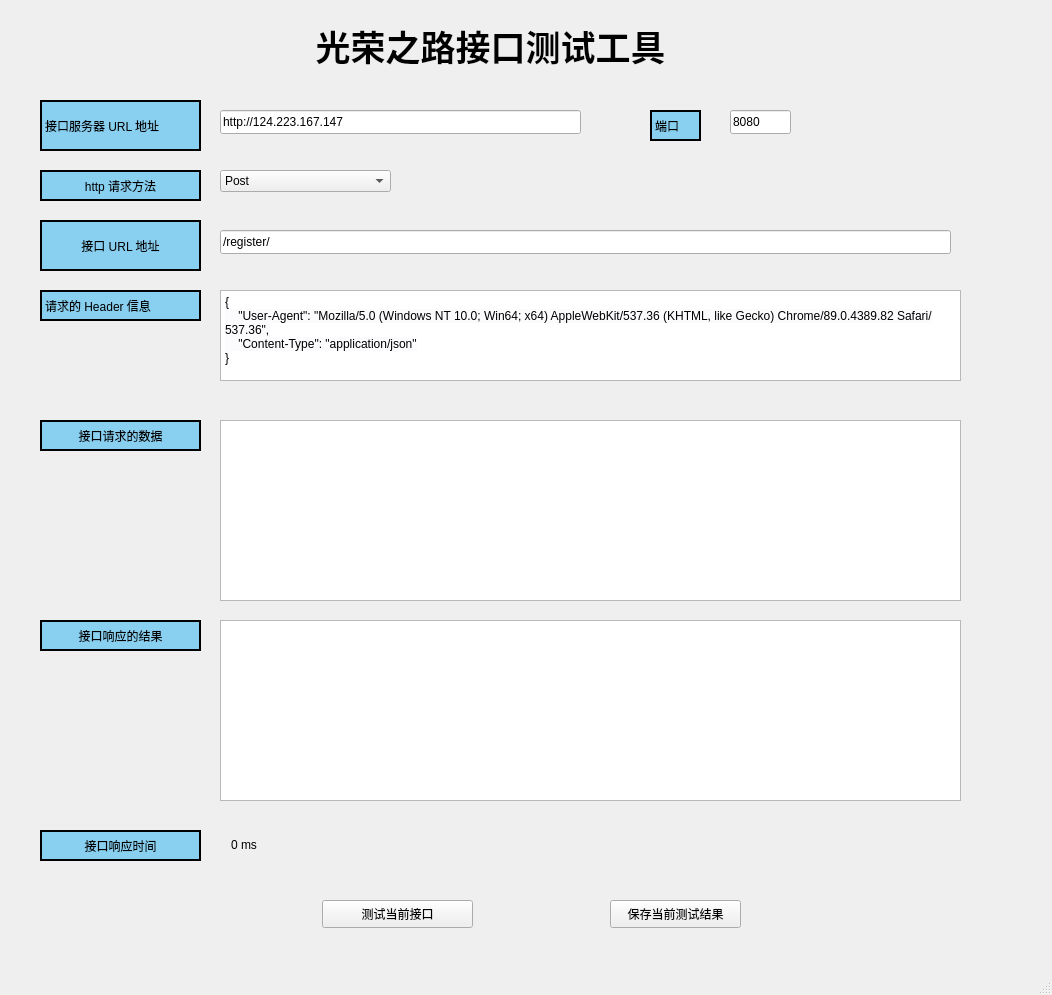
<?xml version="1.0" encoding="UTF-8"?>
<ui version="4.0">
 <class>MainWindow</class>
 <widget class="QMainWindow" name="MainWindow">
  <property name="geometry">
   <rect>
    <x>0</x>
    <y>0</y>
    <width>1052</width>
    <height>995</height>
   </rect>
  </property>
  <property name="maximumSize">
   <size>
    <width>10777215</width>
    <height>10777215</height>
   </size>
  </property>
  <property name="windowTitle">
   <string>MainWindow</string>
  </property>
  <widget class="QWidget" name="centralwidget">
   <widget class="QLabel" name="label">
    <property name="geometry">
     <rect>
      <x>250</x>
      <y>20</y>
      <width>481</width>
      <height>51</height>
     </rect>
    </property>
    <property name="font">
     <font>
      <family>Aharoni</family>
      <pointsize>26</pointsize>
      <weight>75</weight>
      <bold>true</bold>
     </font>
    </property>
    <property name="text">
     <string>光荣之路接口测试工具</string>
    </property>
    <property name="alignment">
     <set>Qt::AlignCenter</set>
    </property>
   </widget>
   <widget class="QLineEdit" name="lineEdit">
    <property name="geometry">
     <rect>
      <x>220</x>
      <y>110</y>
      <width>361</width>
      <height>24</height>
     </rect>
    </property>
    <property name="text">
     <string>http://124.223.167.147</string>
    </property>
   </widget>
   <widget class="QLabel" name="label_2">
    <property name="geometry">
     <rect>
      <x>40</x>
      <y>100</y>
      <width>161</width>
      <height>51</height>
     </rect>
    </property>
    <property name="styleSheet">
     <string notr="true"> background-color: #89CFF0;border-width: 2px; border-style: solid;</string>
    </property>
    <property name="text">
     <string>接口服务器 URL 地址</string>
    </property>
   </widget>
   <widget class="QLabel" name="label_3">
    <property name="geometry">
     <rect>
      <x>650</x>
      <y>110</y>
      <width>51</width>
      <height>31</height>
     </rect>
    </property>
    <property name="styleSheet">
     <string notr="true"> background-color: #89CFF0;border-width: 2px; border-style: solid;</string>
    </property>
    <property name="text">
     <string>端口</string>
    </property>
   </widget>
   <widget class="QLineEdit" name="lineEdit_2">
    <property name="geometry">
     <rect>
      <x>730</x>
      <y>110</y>
      <width>61</width>
      <height>24</height>
     </rect>
    </property>
    <property name="text">
     <string>8080</string>
    </property>
   </widget>
   <widget class="QLabel" name="label_4">
    <property name="geometry">
     <rect>
      <x>40</x>
      <y>170</y>
      <width>161</width>
      <height>31</height>
     </rect>
    </property>
    <property name="styleSheet">
     <string notr="true"> background-color: #89CFF0;border-width: 2px; border-style: solid;</string>
    </property>
    <property name="text">
     <string>http 请求方法</string>
    </property>
    <property name="alignment">
     <set>Qt::AlignCenter</set>
    </property>
   </widget>
   <widget class="QComboBox" name="comboBox">
    <property name="geometry">
     <rect>
      <x>220</x>
      <y>170</y>
      <width>171</width>
      <height>22</height>
     </rect>
    </property>
    <item>
     <property name="text">
      <string>Post</string>
     </property>
    </item>
    <item>
     <property name="text">
      <string>get</string>
     </property>
    </item>
    <item>
     <property name="text">
      <string>put</string>
     </property>
    </item>
    <item>
     <property name="text">
      <string>delete</string>
     </property>
    </item>
    <item>
     <property name="text">
      <string>head</string>
     </property>
    </item>
    <item>
     <property name="text">
      <string>trace</string>
     </property>
    </item>
   </widget>
   <widget class="QLabel" name="label_5">
    <property name="geometry">
     <rect>
      <x>40</x>
      <y>420</y>
      <width>161</width>
      <height>31</height>
     </rect>
    </property>
    <property name="styleSheet">
     <string notr="true"> background-color: #89CFF0;border-width: 2px; border-style: solid;</string>
    </property>
    <property name="text">
     <string>接口请求的数据</string>
    </property>
    <property name="alignment">
     <set>Qt::AlignCenter</set>
    </property>
   </widget>
   <widget class="QLabel" name="label_6">
    <property name="geometry">
     <rect>
      <x>40</x>
      <y>620</y>
      <width>161</width>
      <height>31</height>
     </rect>
    </property>
    <property name="styleSheet">
     <string notr="true"> background-color: #89CFF0;border-width: 2px; border-style: solid;</string>
    </property>
    <property name="text">
     <string>接口响应的结果</string>
    </property>
    <property name="alignment">
     <set>Qt::AlignCenter</set>
    </property>
   </widget>
   <widget class="QPushButton" name="pushButton">
    <property name="geometry">
     <rect>
      <x>322</x>
      <y>900</y>
      <width>151</width>
      <height>28</height>
     </rect>
    </property>
    <property name="text">
     <string>测试当前接口</string>
    </property>
   </widget>
   <widget class="QPushButton" name="pushButton_2">
    <property name="geometry">
     <rect>
      <x>610</x>
      <y>900</y>
      <width>131</width>
      <height>28</height>
     </rect>
    </property>
    <property name="text">
     <string>保存当前测试结果</string>
    </property>
   </widget>
   <widget class="QLabel" name="label_7">
    <property name="geometry">
     <rect>
      <x>40</x>
      <y>290</y>
      <width>161</width>
      <height>31</height>
     </rect>
    </property>
    <property name="styleSheet">
     <string notr="true"> background-color: #89CFF0;border-width: 2px; border-style: solid;</string>
    </property>
    <property name="text">
     <string>请求的 Header 信息</string>
    </property>
   </widget>
   <widget class="QTextEdit" name="textEdit">
    <property name="geometry">
     <rect>
      <x>220</x>
      <y>290</y>
      <width>741</width>
      <height>91</height>
     </rect>
    </property>
    <property name="maximumSize">
     <size>
      <width>16777215</width>
      <height>16777215</height>
     </size>
    </property>
    <property name="html">
     <string>&lt;!DOCTYPE HTML PUBLIC &quot;-//W3C//DTD HTML 4.0//EN&quot; &quot;http://www.w3.org/TR/REC-html40/strict.dtd&quot;&gt;
&lt;html&gt;&lt;head&gt;&lt;meta name=&quot;qrichtext&quot; content=&quot;1&quot; /&gt;&lt;style type=&quot;text/css&quot;&gt;
p, li { white-space: pre-wrap; }
&lt;/style&gt;&lt;/head&gt;&lt;body style=&quot; font-family:'SimSun'; font-size:9pt; font-weight:400; font-style:normal;&quot;&gt;
&lt;p style=&quot; margin-top:0px; margin-bottom:0px; margin-left:0px; margin-right:0px; -qt-block-indent:0; text-indent:0px;&quot;&gt;&lt;span style=&quot; background-color:rgba(245,246,249,0.4);&quot;&gt;{&lt;/span&gt;&lt;/p&gt;
&lt;p style=&quot; margin-top:0px; margin-bottom:0px; margin-left:0px; margin-right:0px; -qt-block-indent:0; text-indent:0px;&quot;&gt;&lt;span style=&quot; background-color:rgba(245,246,249,0.4);&quot;&gt;    &amp;quot;User-Agent&amp;quot;: &amp;quot;Mozilla/5.0 (Windows NT 10.0; Win64; x64) AppleWebKit/537.36 (KHTML, like Gecko) Chrome/89.0.4389.82 Safari/537.36&amp;quot;,&lt;/span&gt;&lt;/p&gt;
&lt;p style=&quot; margin-top:0px; margin-bottom:0px; margin-left:0px; margin-right:0px; -qt-block-indent:0; text-indent:0px;&quot;&gt;&lt;span style=&quot; background-color:rgba(245,246,249,0.4);&quot;&gt;    &amp;quot;Content-Type&amp;quot;: &amp;quot;application/json&amp;quot;&lt;/span&gt;&lt;/p&gt;
&lt;p style=&quot; margin-top:0px; margin-bottom:0px; margin-left:0px; margin-right:0px; -qt-block-indent:0; text-indent:0px;&quot;&gt;&lt;span style=&quot; background-color:rgba(245,246,249,0.4);&quot;&gt;}&lt;/span&gt;&lt;/p&gt;&lt;/body&gt;&lt;/html&gt;</string>
    </property>
   </widget>
   <widget class="QTextEdit" name="textEdit_2">
    <property name="geometry">
     <rect>
      <x>220</x>
      <y>420</y>
      <width>741</width>
      <height>181</height>
     </rect>
    </property>
   </widget>
   <widget class="QTextEdit" name="textEdit_3">
    <property name="geometry">
     <rect>
      <x>220</x>
      <y>620</y>
      <width>741</width>
      <height>181</height>
     </rect>
    </property>
   </widget>
   <widget class="QLabel" name="label_8">
    <property name="geometry">
     <rect>
      <x>40</x>
      <y>220</y>
      <width>161</width>
      <height>51</height>
     </rect>
    </property>
    <property name="styleSheet">
     <string notr="true"> background-color: #89CFF0;border-width: 2px; border-style: solid;</string>
    </property>
    <property name="text">
     <string>接口 URL 地址</string>
    </property>
    <property name="alignment">
     <set>Qt::AlignCenter</set>
    </property>
   </widget>
   <widget class="QLineEdit" name="lineEdit_3">
    <property name="geometry">
     <rect>
      <x>220</x>
      <y>230</y>
      <width>731</width>
      <height>24</height>
     </rect>
    </property>
    <property name="text">
     <string>/register/</string>
    </property>
   </widget>
   <widget class="QLabel" name="label_9">
    <property name="geometry">
     <rect>
      <x>40</x>
      <y>830</y>
      <width>161</width>
      <height>31</height>
     </rect>
    </property>
    <property name="styleSheet">
     <string notr="true"> background-color: #89CFF0;border-width: 2px; border-style: solid;</string>
    </property>
    <property name="text">
     <string>接口响应时间</string>
    </property>
    <property name="alignment">
     <set>Qt::AlignCenter</set>
    </property>
   </widget>
   <widget class="QLabel" name="label_10">
    <property name="geometry">
     <rect>
      <x>231</x>
      <y>834</y>
      <width>731</width>
      <height>21</height>
     </rect>
    </property>
    <property name="text">
     <string>0 ms</string>
    </property>
   </widget>
  </widget>
  <widget class="QMenuBar" name="menubar">
   <property name="geometry">
    <rect>
     <x>0</x>
     <y>0</y>
     <width>1052</width>
     <height>26</height>
    </rect>
   </property>
  </widget>
  <widget class="QStatusBar" name="statusbar"/>
 </widget>
 <resources/>
 <connections/>
</ui>
